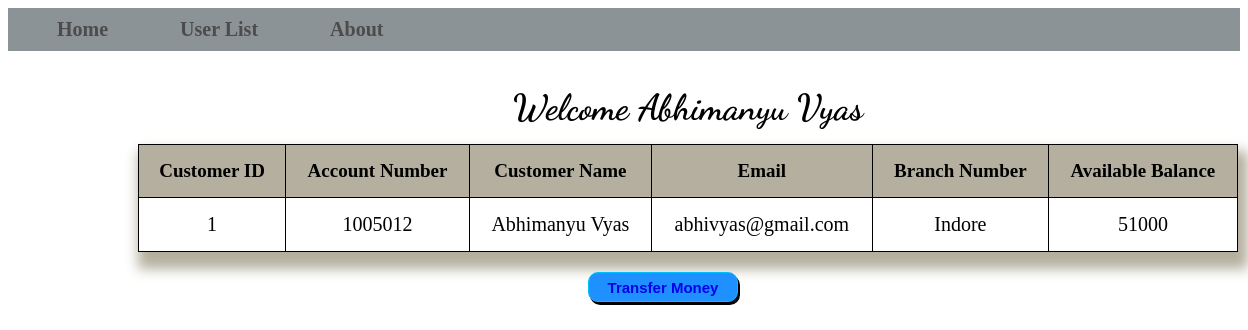
The page /Detail.php?id=1 on the database its author committed.
### tables this page shows
CREATE TABLE `bankusers` (
  `CustomerID` int(5) NOT NULL,
  `AccountNumber` int(10) NOT NULL,
  `CustomerName` varchar(50) DEFAULT NULL,
  `Email` varchar(30) NOT NULL,
  `BranchName` varchar(50) DEFAULT NULL,
  `AvailableBalance` int(10) NOT NULL
);

### Detail.php (the view, shortened to what this page needs)
<!DOCTYPE html>
<html>
	<head>
      <link rel="stylesheet" href="transfer.css?v=<?php echo time();?>">
	 </head>
  <body>
  <nav>
    <ul>
	  <li><a href= "Home.php">Home</a></li>
	  <li><a href = "User_list.php">User List</a></li>
	  <li><a href = "About.php">About</a></li>
	  </ul>
   </nav>
   <?php
  $conn = mysqli_connect("localhost", "root", "", "banking");
$customerid = $_GET['id'];
$sqlget = "SELECT * FROM bankusers WHERE CustomerID = '$customerid'";
$sqldata = mysqli_query($conn,$sqlget) or die('Error Getting the data');
while($row = mysqli_fetch_array($sqldata, MYSQLI_ASSOC)){
	$name = $row['CustomerName'];
}
echo "<table border='1' id='table_view'>";
echo "<caption>Welcome ".$name."</caption>";
echo "<tr>
	<th>Customer ID</th>
	<th>Account Number</th>
	<th>Customer Name</th>
	<th>Email</th>
	<th>Branch Number</th>
	<th>Available Balance</th>
	</tr>";
	$sqlget = "SELECT * FROM bankusers WHERE CustomerID = '$customerid'";
	$sqldata = mysqli_query($conn,$sqlget) or die('Error Getting the data');
while($row = mysqli_fetch_array($sqldata, MYSQLI_ASSOC)){
	echo "<tr><td>";
		echo $row['CustomerID'];
	echo "</td><td>";
		echo $row['AccountNumber'];
	echo "</td><td>";
		echo $row['CustomerName'];
	echo "</td><td>";
		echo $row['Email'];
	echo "</td><td>";
		echo $row['BranchName'];
	echo "</td><td>";
		echo $row['AvailableBalance'];
	echo "</td></tr>";
}
  echo "</table>";
?>
<button><a href = "TransferCredits.php">Transfer Money </a></button>
      </body>
      </html>

### transfer.css (style rules this page uses)
body { background-image: url(indexBack.jpg); background-attachment:fixed; background-size:cover; }
nav { background-color:#5C656B; opacity:0.7; }
nav ul { margin:5px; padding:10px; }
nav ul li { list-style-type:none; display:inline; padding:20px; font-size:20px; font-weight:bold; }
nav ul li a { text-decoration:none; color:black; cursor:pointer; padding: 14px 14px; }
caption { font-size:180%; font-weight:800; font-family:'Dancing Script', cursive;; margin-bottom: 15px; }
table { font-family:'Times New Roman', Times, serif; margin-top: 35px; margin-left:130px; width:1100px; box-shadow: 5px 12px 12px 5px #B4AF9E ; }
table, td, th { font-size: 20px; font-weight: 200; padding:15px; border:1px solid; border-collapse:collapse; text-align:center; }
table th { background-color: #B4AF9E; font-size:19px; font-weight:bold; }
button { text-align: center; width:120px; height: 30px; background-color:#1E90FF; border-radius: 7px; text-decoration: none; margin-left: 600px; color: white; }
button a { text-decoration: none; width: 90px; height: 32px; }
button { margin-top: 5px; margin-left:580px; margin-top: 20px; cursor: pointer; color:black; width: 150px; font-size: 15px; font-weight: bold; border: 1px solid deepskyblue; border-radius: 10px; box-shadow: 2px 3px black; }

### rows shown on the page
bankusers: CustomerName "Abhimanyu Vyas", CustomerID "1", AccountNumber "1005012", Email "abhivyas@gmail.com", BranchName "Indore", AvailableBalance "51000"
